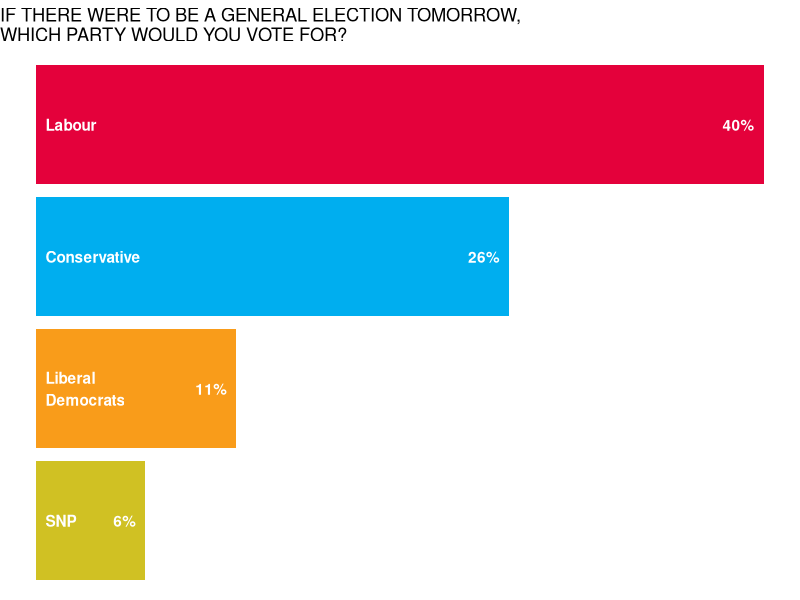
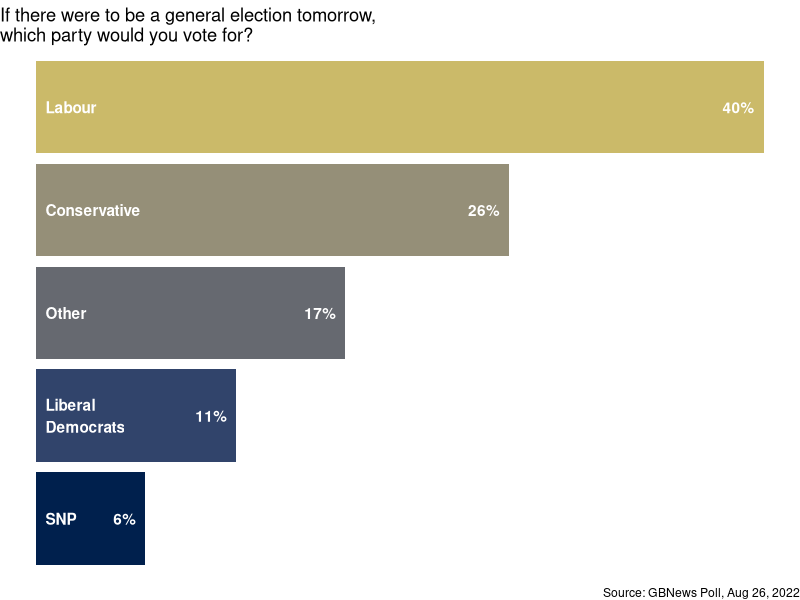
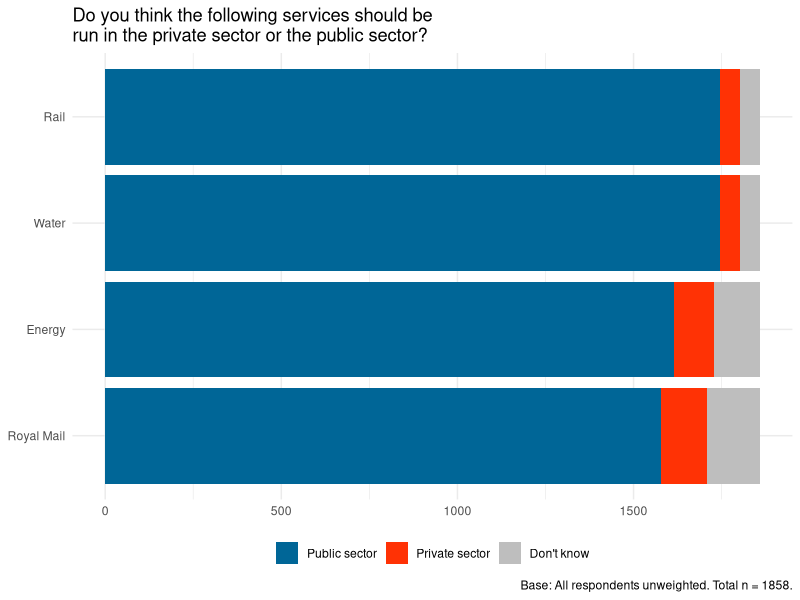

Recreate these plots in R, in order.
## ---- chunk 1
#| label: load-pkg
#| message: false

library(tidyverse)
## ---- chunk 2
    #| label: gbpoll-data

    gbpoll <- read_csv("data/gbpoll.csv")
    nrow(gbpoll)
## ---- chunk 3
    #| label: gbpoll-props

    gbpoll |>
      count(party) |>
      mutate(prop = n / sum(n))
## ---- chunk 4
    #| label: gbnews-plot-recreate

    gbpoll |>
      count(party) |>
      mutate(
        prop = round(n / sum(n), 2),
        prop_char = paste0(prop*100, "%")
        ) |>
      filter(party != "Other") |>
      mutate(party = fct_reorder(party, prop)) |>
      ggplot(
        aes(
          y = party, 
          x = prop, 
          fill = party
        )
      ) +
      geom_col(show.legend = FALSE) +
      scale_y_discrete(drop = TRUE) +
      theme_void() +
      geom_text(
        aes(label = str_wrap(party, 10)),
        x = 0.005,
        hjust = 0,
        color = "white",
        fontface = "bold"
        ) +
      geom_text(
        aes(label = prop_char),
        nudge_x = -0.005,
        hjust = 1,
        color = "white",
        fontface = "bold"
        ) +
      scale_fill_manual(values = c("#D0C123", "#F99C1A","#00AEEF", "#E4013B")) +
      labs(
        title = str_to_upper("If there were to be a general election tomorrow,\nwhich party would you vote for?")
      )
## ---- chunk 5
    #| label: gbnews-plot-imorove

    gbpoll |>
      count(party) |>
      mutate(
        prop = round(n / sum(n), 2),
        prop_char = paste0(prop*100, "%")
        ) |>
      mutate(party = fct_reorder(party, prop)) |>
      ggplot(
        aes(
          y = party, 
          x = prop, 
          fill = party
        )
      ) +
      geom_col(show.legend = FALSE) +
      scale_y_discrete(drop = TRUE) +
      theme_void() +
      geom_text(
        aes(label = str_wrap(party, 10)),
        x = 0.005,
        hjust = 0,
        color = "white",
        fontface = "bold"
        ) +
      geom_text(
        aes(label = prop_char),
        nudge_x = -0.005,
        hjust = 1,
        color = "white",
        fontface = "bold"
        ) +
      scale_fill_viridis_d(option = "E", end = 0.8) +
      labs(
        title = "If there were to be a general election tomorrow,\nwhich party would you vote for?",
        caption = "Source: GBNews Poll, Aug 26, 2022"
      )
## ---- chunk 6
#| label: private-sector

survation <- read_csv("data/survation.csv")

survation_longer <- survation |>
  pivot_longer(
    cols = -ID,
    names_to = "service",
    values_to = "sector"
  )

survation_longer |>
  count(service, sector) |>
  group_by(service) |>
  mutate(prop = n / sum(n))

survation_longer |>
  mutate(
    service = fct_relevel(service, "Royal Mail", "Energy", "Water", "Rail"),
    sector = fct_rev(fct_relevel(sector, "Public sector", "Private sector", "Don't know"))
    ) |>
  ggplot(
    aes(y = service, fill = sector)
  ) +
  geom_bar() +
  scale_fill_manual(
    values = c("gray", "#FF3205", "#006697"),
  ) +
  guides(
    fill = guide_legend(reverse = TRUE)
  ) +
  theme_minimal() +
  theme(legend.position = "bottom") +
  labs(
    x = NULL,
    y = NULL,
    fill = NULL,
    title = "Do you think the following services should be\nrun in the private sector or the public sector?",
    caption = "Base: All respondents unweighted. Total n = 1858."
  )
